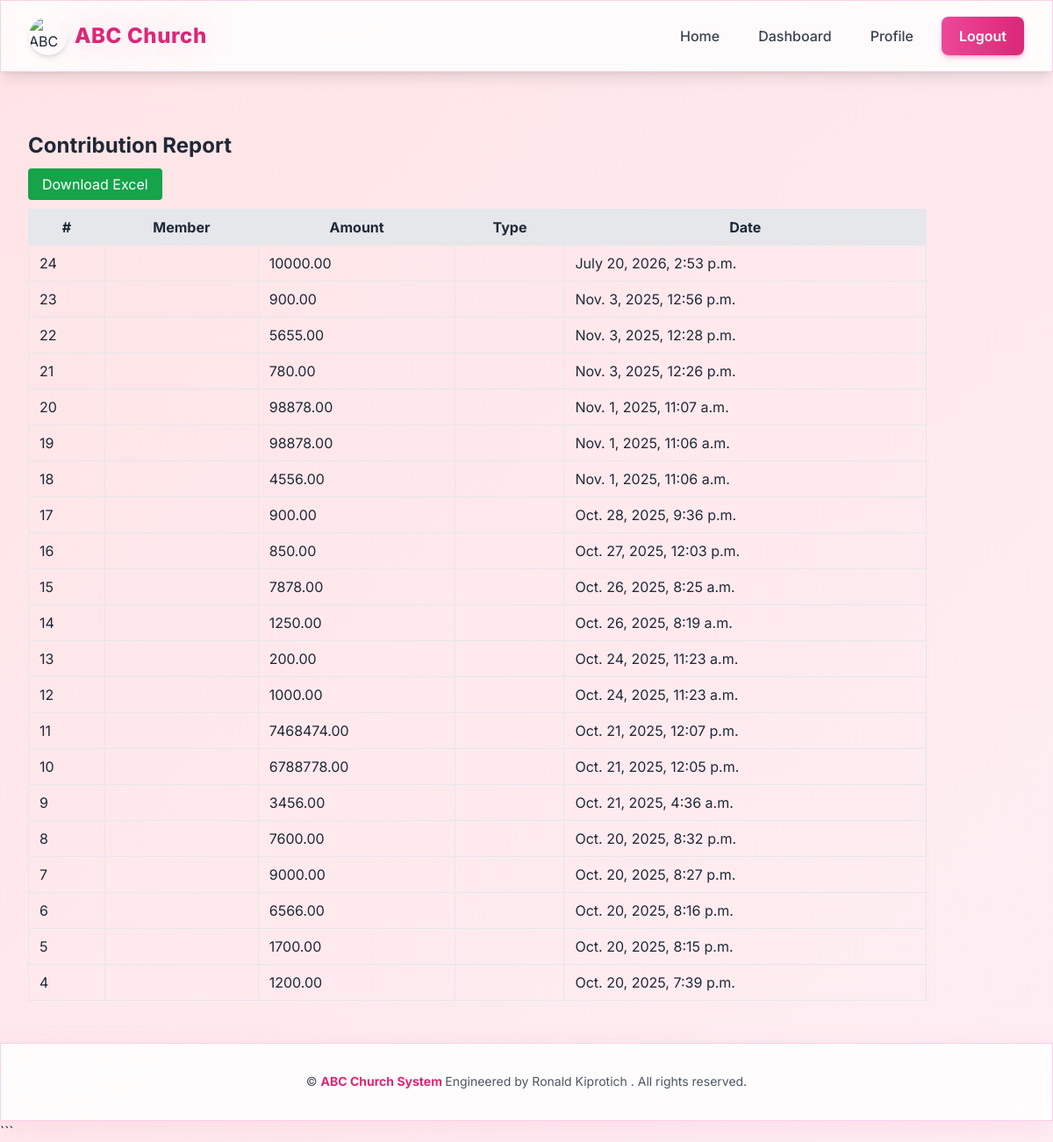
The app's page /reports/contributions/ (signed in) with its own data.
### contributions/models.py (models this page shows, shortened)
class Contribution(models.Model):
    PAYMENT_METHODS = [
        ('Cash', 'Cash'),
        ('M-Pesa', 'M-Pesa'),
        ('Bank', 'Bank Transfer'),
        ('Cheque', 'Cheque'),
        ('Other', 'Other'),
    ]
    giver = models.ForeignKey(
        Member,
        on_delete=models.CASCADE,
        related_name='contributions'
    )
    amount = models.DecimalField(max_digits=10, decimal_places=2)
    payment_method = models.CharField(max_length=20, choices=PAYMENT_METHODS, default='Cash')
    date = models.DateTimeField(auto_now_add=True)
    mpesa_transaction_code = models.CharField(max_length=64, blank=True, null=True)
    mpesa_phone_number = models.CharField(max_length=20, blank=True, null=True)
    mpesa_status = models.CharField(max_length=30, blank=True, null=True)
    notes = models.TextField(blank=True, null=True)
    class Meta:
        ordering = ['-date']

### reports/views.py (the view)
# urls.py: path('contributions/', views.contribution_report, name='contribution_report'),
@login_required
def contribution_report(request):
    contributions = Contribution.objects.all()
    return render(request, 'reports/contribution_report.html', {'contributions': contributions})

### reports/templates/reports/contribution_report.html
{% extends 'accounts/base.html' %}
{% block content %}
<div class="container mt-5">
    <h2 class="text-2xl font-bold mb-4">Contribution Report</h2>
    <a href="{% url 'reports:download_contribution_report' %}" class="bg-green-600 text-white px-4 py-2 rounded">Download Excel</a>
    <table class="table-auto w-full mt-4 border-collapse border border-gray-300">
        <thead class="bg-gray-200">
            <tr>
                <th class="border px-3 py-2">#</th>
                <th class="border px-3 py-2">Member</th>
                <th class="border px-3 py-2">Amount</th>
                <th class="border px-3 py-2">Type</th>
                <th class="border px-3 py-2">Date</th>
            </tr>
        </thead>
        <tbody>
            {% for c in contributions %}
            <tr>
                <td class="border px-3 py-2">{{ c.id }}</td>
                <td class="border px-3 py-2">{{ c.member.first_name }} {{ c.member.last_name }}</td>
                <td class="border px-3 py-2">{{ c.amount }}</td>
                <td class="border px-3 py-2">{{ c.contribution_type }}</td>
                <td class="border px-3 py-2">{{ c.date }}</td>
            </tr>
            {% empty %}
            <tr><td colspan="5" class="text-center py-3">No contributions found.</td></tr>
            {% endfor %}
        </tbody>
    </table>
</div>
{% endblock %}

### accounts/templates/accounts/base.html (style rules this page uses)
* { font-family: 'Inter', sans-serif; box-sizing: border-box; }
html { scroll-behavior: smooth; }
body { font-feature-settings: "cv02", "cv03", "cv04", "cv11"; overflow-x: hidden; }
.animated-gradient { background: linear-gradient( -45deg, #fce7f3, #fbcfe8, #fdf2f8, #ffe4e6 ); background-size: 400% 400%; animation: gradientShift 15s ease infinite; }

### records on screen
Contribution: id "24", amount "10000.00", date "July 20, 2026, 2:53 p.m."
Contribution: id "23", amount "900.00", date "Nov. 3, 2025, 12:56 p.m."
Contribution: id "22", amount "5655.00", date "Nov. 3, 2025, 12:28 p.m."
Contribution: id "21", amount "780.00", date "Nov. 3, 2025, 12:26 p.m."
Contribution: id "20", amount "98878.00", date "Nov. 1, 2025, 11:07 a.m."
Contribution: id "19", amount "98878.00", date "Nov. 1, 2025, 11:06 a.m."
Contribution: id "18", amount "4556.00", date "Nov. 1, 2025, 11:06 a.m."
Contribution: id "17", amount "900.00", date "Oct. 28, 2025, 9:36 p.m."
Contribution: id "16", amount "850.00", date "Oct. 27, 2025, 12:03 p.m."
Contribution: id "15", amount "7878.00", date "Oct. 26, 2025, 8:25 a.m."
Contribution: id "14", amount "1250.00", date "Oct. 26, 2025, 8:19 a.m."
Contribution: id "13", amount "200.00", date "Oct. 24, 2025, 11:23 a.m."
Contribution: id "12", amount "1000.00", date "Oct. 24, 2025, 11:23 a.m."
Contribution: id "11", amount "7468474.00", date "Oct. 21, 2025, 12:07 p.m."
Contribution: id "10", amount "6788778.00", date "Oct. 21, 2025, 12:05 p.m."
Contribution: id "9", amount "3456.00", date "Oct. 21, 2025, 4:36 a.m."
Contribution: id "8", amount "7600.00", date "Oct. 20, 2025, 8:32 p.m."
Contribution: id "7", amount "9000.00", date "Oct. 20, 2025, 8:27 p.m."
Contribution: id "6", amount "6566.00", date "Oct. 20, 2025, 8:16 p.m."
Contribution: id "5", amount "1700.00", date "Oct. 20, 2025, 8:15 p.m."
Contribution: id "4", amount "1200.00", date "Oct. 20, 2025, 7:39 p.m."
